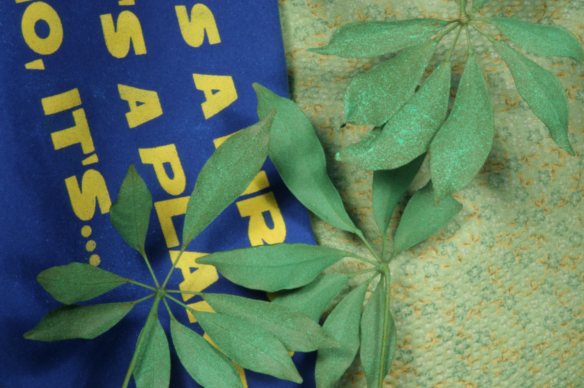
#> input picture cv1_ex03/data/a3p1.png, 584 x 388 px
$ python main.py
#> lines starting #> are read from the running program, lines starting #| are printed output that depends on the picture
### cv1_ex03/problem1.py
import numpy as np
from scipy.ndimage import convolve, maximum_filter


def gauss2d(sigma, fsize):
    """ Create a 2D Gaussian filter

    Args:
        sigma: width of the Gaussian filter
        fsize: (w, h) dimensions of the filter
    Returns:
        *normalized* Gaussian filter as (h, w) np.array
    """
    m, n = fsize
    x = np.arange(-m / 2 + 0.5, m / 2)
    y = np.arange(-n / 2 + 0.5, n / 2)
    xx, yy = np.meshgrid(x, y, sparse=True)
    g = np.exp(-(xx ** 2 + yy ** 2) / (2 * sigma ** 2))
    return g / np.sum(g)


def derivative_filters():
    """ Create derivative filters for x and y direction

    Returns:
        fx: derivative filter in x direction
        fy: derivative filter in y direction
    """
    fx = np.array([[0.5, 0, -0.5]])
    fy = fx.transpose()
    return fx, fy


def compute_hessian(img, gauss, fx, fy):
    """ Compute elements of the Hessian matrix

    Args:
        img:
        gauss: Gaussian filter
        fx: derivative filter in x direction
        fy: derivative filter in y direction

    Returns:
        I_xx: (h, w) np.array of 2nd derivatives in x direction
        I_yy: (h, w) np.array of 2nd derivatives in y direction
        I_xy: (h, w) np.array of 2nd derivatives in x-y direction
    """

    #
    # You code here
    #


# [29 lines left out: functions compute_criterion, nonmaxsuppression, not called in this run]

    #
    # You code here
    #

### cv1_ex03/main.py
import numpy as np
import matplotlib.pyplot as plt
import matplotlib.pylab as pl
from PIL import Image


from problem1 import *
def problem1():
    def load_img(path):
#> called with path = 'data/a3p1.png'
        color = Image.open(path)
#> color is the input picture: PIL image 584x388 RGB; mean R, G, B 92.8, 121.4, 99.4
        gray = color.convert("L")
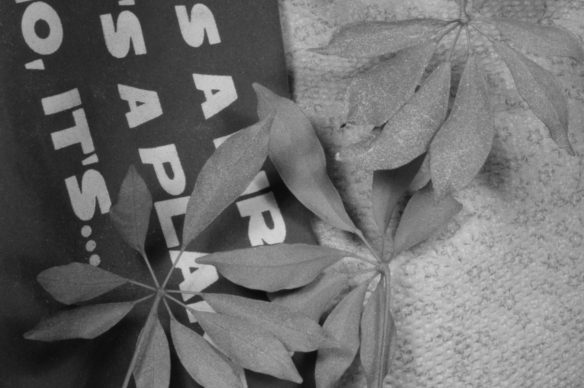
#> gray: PIL image 584x388 L; min 11, max 210, mean 110.3
        color = np.array(color) / 255
#> color: shape (388, 584, 3) float64
        gray = np.array(gray) / 255
#> gray: shape (388, 584) float64
        return color, gray

    # [11 lines left out: functions show_points, plot_heatmap, not called in this run]

    # Set paramters and load the image
    sigma = 5
    threshold = 1.5e-3
    color, gray = load_img("data/a3p1.png")

    # Generate filters and compute Hessian
    fx, fy = derivative_filters()
    gauss = gauss2d(sigma, (25, 25))
#> (the run stopped early here; a loop or call above may not have finished)
